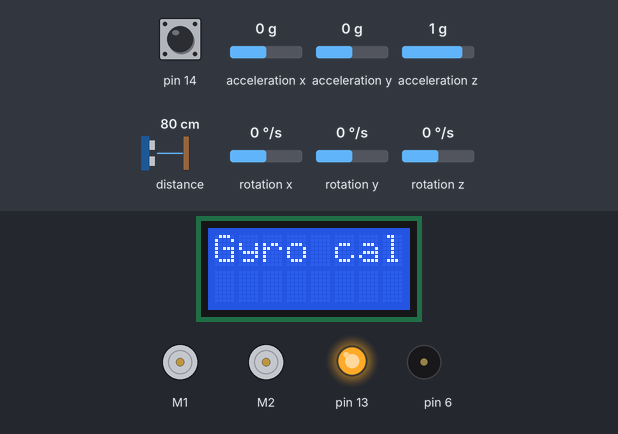
Recording of a sketch running on a simulated Arduino Leonardo, built with avr-gcc and run on an emulated ATmega32U4. Shown: 8×2 character LCD, 2 × DC motor (green arrow = forward, orange = backward, longer = faster), output pins drawn as LEDs (lit = HIGH), buzzer (waves = sounding). Inputs (shaded band) come from the test bench; at power-on: rotation z 0 °/s, pin 14 HIGH, distance to the obstacle 80 cm, acceleration x 0 g, acceleration y 0 g, acceleration z 1 g, rotation x 0 °/s, rotation y 0 °/s. What the sketch prints to the serial monitor is not drawn.

Above: at 1.3 s.
1.4 s: rotation z set to -192 °/s
4.4 s: pin 14 pulled LOW for 0.15 s
At 5.7 s:
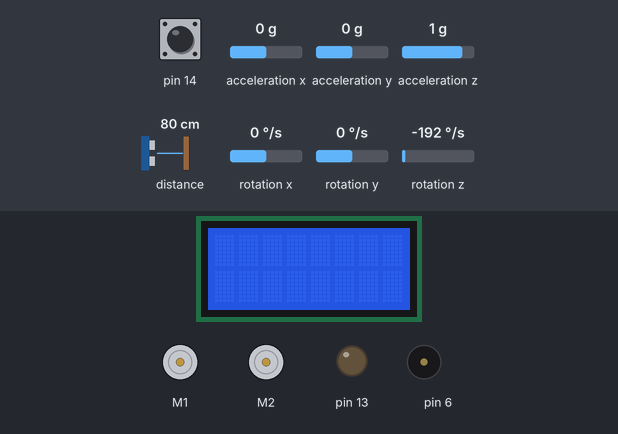
6.0 s: pin 14 pulled LOW for 1 s
At 7.4 s:
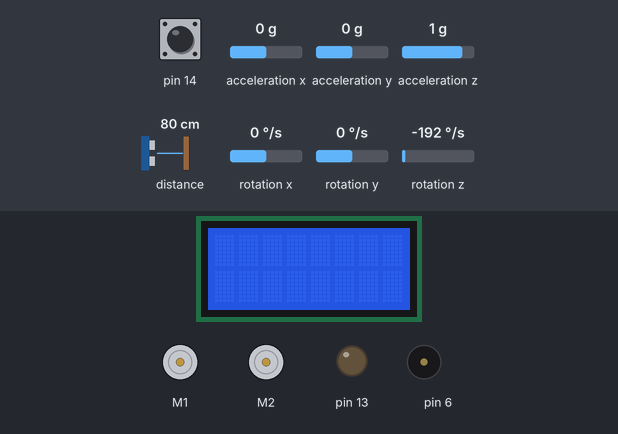
7.6 s: distance to the obstacle set to 2 cm
10.6 s: distance to the obstacle set to 9 cm
12.1 s: distance to the obstacle set to 12 cm
At 13.03 s:
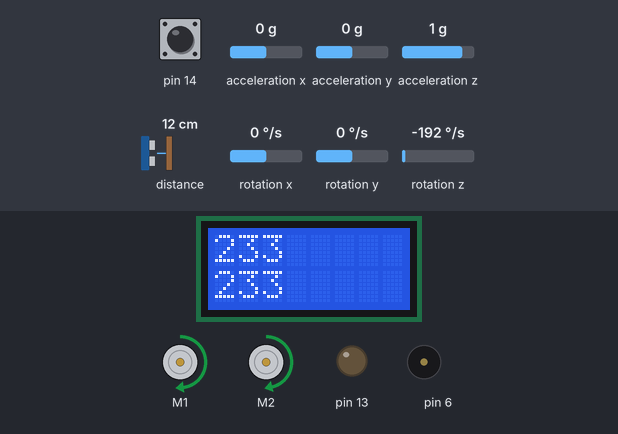
Timing chart, 0 to 14.9 s (numbered marks = the images above; inputs shaded):
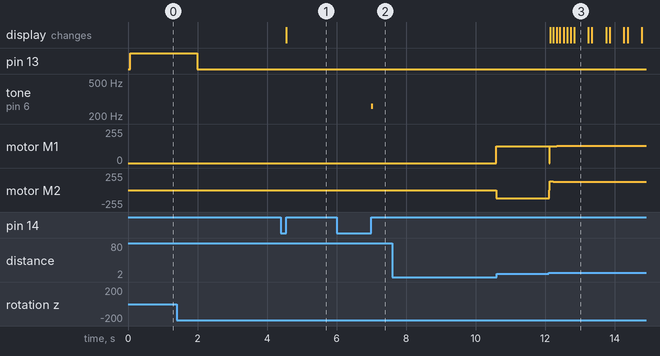

Measured:
- after the input at 4.4 s, the display: changes after 0.15 s (image 1)
- after the input at 6.0 s, tone on pin 6: silent → 261 Hz after 1.0 s, → silent 0.05 s later
- after the input at 12.1 s, the display: first changes after 0.05 s (image 3 shows a later state)
- what the display in image 3 shows lasts 0.4 s, from 12.8 s to 13.2 s

The sketch:

straight_line_encoders.ino
```cpp
/*
 *ZUMO PROJECT 1
 *AUTHORS: 2021 Sumo Bot Team
 *
 *Updated: February 28, 2021
 *
 *Demonstration of wall detection using front proximity sensors,
 *corrections using encoder data, utilizing gyroscope for fixed rotation
 *
*/

#include <Wire.h>
#include <Zumo32U4.h>
#include "TurnSensor.h"


Zumo32U4IMU imu;
Zumo32U4Motors motors;
Zumo32U4ButtonA buttonA;
Zumo32U4Buzzer buzzer;
Zumo32U4Encoders encoders;
Zumo32U4ProximitySensors proxSensors;
Zumo32U4LCD lcd;


// Initial speeds for left and right motors (0-400)
int16_t motorSpeedLeft  = 200;
int16_t motorSpeedRight = 200;

unsigned long initialDelay = 1000;


//declare for use in encoder adjustment
unsigned long int lastEncoderTime;

void setup() {

  /*Set up gyroscope*/
  turnSensorSetup();
  buttonA.waitForButton(); // Wait for button A to be pressed to start

  // Buzzer variables in case they need to be changed
  unsigned int buzzerFrequency = 261; // Middle C
  unsigned int buzzerDuration =  50; // In milliseconds
  unsigned char buzzerVolume = 10; // On scale of 0-15


  buzzer.playFrequency(buzzerFrequency, buzzerDuration, buzzerVolume); // Play buzzer
  delay(initialDelay); // Delay robot so it doesn't immediately move after pressing button A
  lastEncoderTime = millis(); //sets initial value
  proxSensors.initThreeSensors(); // configures proxSensors to use all three sensors

}

void loop() {

  /*conditional statement
   *if we detect object we stop and turn else the bot moves forward*/
      if(isObject()) {
          turn();
        } else {
          motors.setSpeeds(motorSpeedLeft, motorSpeedRight); // Run motors at specified speeds
          readMotorValues();//read encoder data to correct trajectory
          }
}

/*Fucntion to stop the motors when called*/
void stopMotors() {
  motors.setSpeeds(0, 0);
  }


bool isObject() {

    /*Removed side proxSensors to just deal with front sensors (for now)*/

    /*Reads the value from the front two sensors and returns true or false
     *true : if front sensors read 6 or greater
    */
    proxSensors.read();
    if (proxSensors.countsFrontWithLeftLeds() >= 6 || proxSensors.countsFrontWithRightLeds() >= 6){
      return true;
    } else {
      return false;
    }

  }


void turn(){

    //turnSensorUpdate();

    while(1){
      turnSensorUpdate();
      /*turns the bot until the gyroscope reads an angle of 35 degrees*/
      if(getAngle()<35 && getAngle()>0 ) {
          motors.setSpeeds(-motorSpeedLeft, motorSpeedRight);
        } else if(getAngle()>-35 && getAngle()< 0 ) {
          motors.setSpeeds(motorSpeedLeft, -motorSpeedRight);
        } else {
          motors.setSpeeds(0,0);
          break;
          }
      }
      turnSensorReset(); //Reset gyroscope

}


/*Displays motors onto LCD*/
void readMotorValues(){
    //reads encoders and adjusts speeds every 100 ms
  if ((millis() - lastEncoderTime) >= 100)
  {
    lastEncoderTime = millis();
    int16_t countsLeft = encoders.getCountsAndResetLeft();
    int16_t countsRight = encoders.getCountsAndResetRight();

    /*adjusts speed based on encoder data*/
    if(countsLeft < countsRight){
      motorSpeedLeft += 1;
      motorSpeedRight -= 1;
    } else if (countsLeft > countsRight){
      motorSpeedLeft -= 1;
      motorSpeedRight += 1;
    }

    Serial.print(countsLeft);
    Serial.print("\t");
    Serial.print(countsRight);
    Serial.print("\t");
    Serial.print(motorSpeedLeft);
    Serial.print("\t");
    Serial.print(motorSpeedRight);
    Serial.print("\n");

    /*Removed CR and CL since string length is interfering with LCD display capacity*/
    /* update LCD screen*/
    lcd.clear();  // clears screen
    lcd.gotoXY(0,0); // sets position to line
    lcd.print(countsLeft); // displays the countsLeft encoder
    lcd.gotoXY(0,1);
    lcd.print(countsRight);// displays the countsRight encoder
  }
}


/*function returns the turn angle read from the gyroscope in degrees*/
int32_t getAngle() {
    return (((int32_t)turnAngle >> 16)*360)>>16;

 }
```

TurnSensor.cpp
```cpp
/* Turnsensor.h and TurnSensor.cpp provide functions for
configuring the Zumo 32U4's gyro, calibrating it, and using it to
measure how much the robot has turned about its Z axis. */

#include <Wire.h>
#include "TurnSensor.h"

/* turnAngle is a 32-bit unsigned integer representing the amount
the robot has turned since the last time turnSensorReset was
called.  This is computed solely using the Z axis of the gyro, so
it could be inaccurate if the robot is rotated about the X or Y
axes.

Our convention is that a value of 0x20000000 represents a 45
degree counter-clockwise rotation.  This means that a uint32_t
can represent any angle between 0 degrees and 360 degrees.  If
you cast it to a signed 32-bit integer by writing
(int32_t)turnAngle, that integer can represent any angle between
-180 degrees and 180 degrees. */
uint32_t turnAngle = 0;

// turnRate is the current angular rate of the gyro, in units of
// 0.07 degrees per second.
int16_t turnRate;

// This is the average reading obtained from the gyro's Z axis
// during calibration.
int16_t gyroOffset;

// This variable helps us keep track of how much time has passed
// between readings of the gyro.
uint16_t gyroLastUpdate = 0;

/* This should be called in setup() to enable and calibrate the
gyro.  It uses the LCD, yellow LED, and button A.  While the LCD
is displaying "Gyro cal", you should be careful to hold the robot
still.

The digital zero-rate level of the gyro can be as high as
25 degrees per second, and this calibration helps us correct for
that. */
void turnSensorSetup()
{
  Wire.begin();
  imu.init();
  imu.enableDefault();
  imu.configureForTurnSensing();

  lcd.clear();
  lcd.print(F("Gyro cal"));

  // Turn on the yellow LED in case the LCD is not available.
  ledYellow(1);

  // Delay to give the user time to remove their finger.
  delay(500);

  // Calibrate the gyro.
  int32_t total = 0;
  for (uint16_t i = 0; i < 1024; i++)
  {
    // Wait for new data to be available, then read it.
    while(!imu.gyroDataReady()) {}
    imu.readGyro();

    // Add the Z axis reading to the total.
    total += imu.g.z;
  }
  ledYellow(0);
  gyroOffset = total / 1024;

  // Display the angle (in degrees from -180 to 180) until the
  // user presses A.
  lcd.clear();
  turnSensorReset();
  while (!buttonA.getSingleDebouncedRelease())
  {
    turnSensorUpdate();
    lcd.gotoXY(0, 0);
    lcd.print((((int32_t)turnAngle >> 16) * 360) >> 16);
    lcd.print(F("   "));
  }
  lcd.clear();
}

// This should be called to set the starting point for measuring
// a turn.  After calling this, turnAngle will be 0.
void turnSensorReset()
{
  gyroLastUpdate = micros();
  turnAngle = 0;
}

// Read the gyro and update the angle.  This should be called as
// frequently as possible while using the gyro to do turns.
void turnSensorUpdate()
{
  // Read the measurements from the gyro.
  imu.readGyro();
  turnRate = imu.g.z - gyroOffset;

  // Figure out how much time has passed since the last update (dt)
  uint16_t m = micros();
  uint16_t dt = m - gyroLastUpdate;
  gyroLastUpdate = m;

  // Multiply dt by turnRate in order to get an estimation of how
  // much the robot has turned since the last update.
  // (angular change = angular velocity * time)
  int32_t d = (int32_t)turnRate * dt;

  // The units of d are gyro digits times microseconds.  We need
  // to convert those to the units of turnAngle, where 2^29 units
  // represents 45 degrees.  The conversion from gyro digits to
  // degrees per second (dps) is determined by the sensitivity of
  // the gyro: 0.07 degrees per second per digit.
  //
  // (0.07 dps/digit) * (1/1000000 s/us) * (2^29/45 unit/degree)
  // = 14680064/17578125 unit/(digit*us)
  turnAngle += (int64_t)d * 14680064 / 17578125;
}
```

TurnSensor.h
```cpp
/* Turnsensor.h and TurnSensor.cpp provide functions for
configuring the Zumo 32U4's gyro, calibrating it, and using it to
measure how much the robot has turned about its Z axis. */

#pragma once

#include <Zumo32U4.h>

// This constant represents a turn of 45 degrees.
const int32_t turnAngle45 = 0x20000000;

// This constant represents a turn of 90 degrees.
const int32_t turnAngle90 = turnAngle45 * 2;

// This constant represents a turn of approximately 1 degree.
const int32_t turnAngle1 = (turnAngle45 + 22) / 45;

// These are defined in TurnSensor.cpp:
void turnSensorSetup();
void turnSensorReset();
void turnSensorUpdate();
extern uint32_t turnAngle;
extern int16_t turnRate;

// These objects must be defined in your sketch.
extern Zumo32U4ButtonA buttonA;
extern Zumo32U4LCD lcd;
extern Zumo32U4IMU imu;
```

PID.cpp
```cpp
/*
 File:		PID.h
 Created:	3/1/2021
 Updated:	3/6/2021
 Author:	Ethan Markowski, Hudson Panning, Brian Randall

 Purpose:	PID controller library
*/

#include "Arduino.h"
#include "PID.h"

// Set all K values and reset error and timing fields
void PID::setPID(float Kp_new, float Ki_new, float Kd_new)
{
	// Update K values
	Kp = Kp_new;
	Ki = Ki_new;
	Kd = Kd_new;

	// Initialize lastTime, Ei, and lastEp
	lastTime = millis();
	Ei = 0;
	lastEp = 0;
}

// Use the PID controller to generate a control signal by sending the controller
// a desired set_point and the current feedback state of the system
float PID::error_correction(float set_point, float input)
{
	// Determine time elapsed since last error calculation and update lastTime
	unsigned long currentTime = millis();
	unsigned long elapsedTime = currentTime - lastTime;
	lastTime = currentTime;

	// Error calculations
	Ep = set_point - input;
	Ei += Ep * elapsedTime;
	Ed = (Ep - lastEp) / elapsedTime;
	lastEp = Ep;

	// Calculate output and return
	return Kp * Ep + Ki * Ei + Kd * Ed;
}
```

PID.h
```cpp
/*
 File:      PID.h
 Created:   3/1/2021
 Updated:   3/6/2021
 Author:    Ethan Markowski, Hudson Panning, Brian Randall

 Purpose:   PID controller library
*/

#ifndef PID_h
#define PID_h

#include "Arduino.h"

class PID
{
    float Kp;
    float Ki;
    float Kd;
    unsigned long lastTime;
    float Ep;
    float Ei;
    float Ed;
    float lastEp;

  public:
      // Set all K values and reset error and timing fields
      // ** The error_correction method should not be used without first calling setPID
      // ** If the robot is sitting in a paused state, setPID should be used on resume to reset the PID object's timer
      // Failing to do this could result in an arbitrarily large amount of integral error being stored on the
      // control loop following the exit from the paused state
      void setPID(float Kp_new, float Ki_new, float Kd_new);

      // Calling error_correction uses the PID object to generate a control signal by sending the controller a desired
      // set_point and the current feedback state of the system
      float error_correction(float set_point, float input);
};

#endif
```
